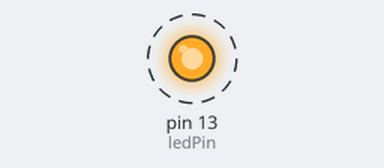
This sketch was run on a simulated Arduino Mega 2560, built with avr-gcc and run on an emulated ATmega2560. On the bench: output pins drawn as LEDs (lit = HIGH). Dashed ring = blinking.

Above: at 0.05 s.
Timing chart, 0 to 3.0 s (numbered marks = the images above):
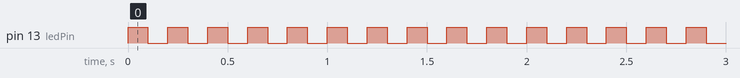

The sketch:

001_GPIO_INT.ino
```cpp
/*
NuMaker UNO board for Arduino IDE.
Изменили Pins_arduino.cpp (NUC131)
добавили в BoardToPin BoardToPinInfo[]; { 22, GPIO_TYPE, 0}, //22: PD7
*/
int ledPin = 13;
volatile boolean flashFast = false;
void setup()
{
//GPIO_SetMode(PB, BIT13, GPIO_PMD_OUTPUT);
//GPIO_SetMode(PE, BIT5, GPIO_PMD_INPUT);
pinMode(22, INPUT);//PD7-->P22 Button_Pin
pinMode(13, OUTPUT);//Led_Pin
attachInterrupt(22, stuffHapenned, FALLING);
}
void loop()
{
int period = 100;
if (flashFast) period = 1000;
digitalWrite(ledPin, HIGH);
delay(period);
digitalWrite(ledPin, LOW);
delay(period);
}
//interrupt handling
void stuffHapenned()
{
flashFast = ! flashFast;
}
```

Measured:
- by itself, pin 13 (ledPin): alternates HIGH for 0.10 s and LOW for 0.10 s
